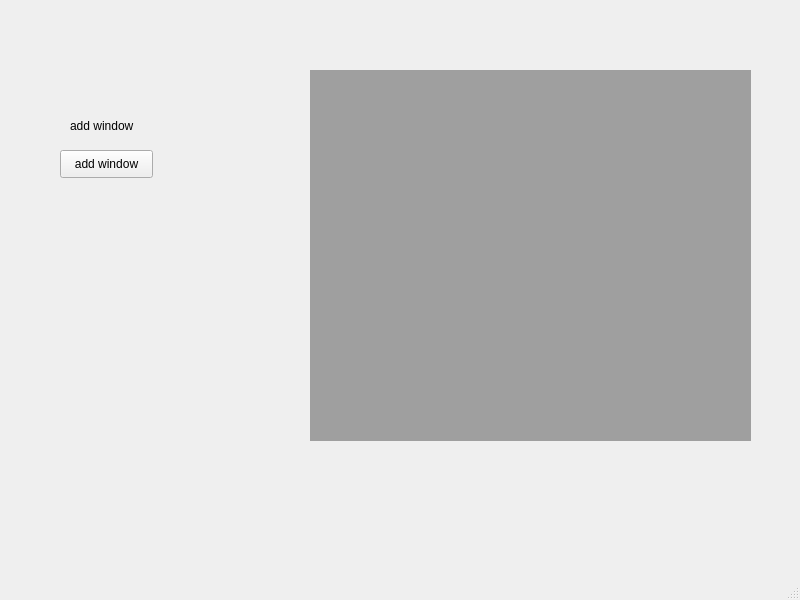
<?xml version="1.0" encoding="UTF-8"?>
<ui version="4.0">
 <class>MainWindow</class>
 <widget class="QMainWindow" name="MainWindow">
  <property name="geometry">
   <rect>
    <x>0</x>
    <y>0</y>
    <width>800</width>
    <height>600</height>
   </rect>
  </property>
  <property name="windowTitle">
   <string>MainWindow</string>
  </property>
  <widget class="QWidget" name="centralwidget">
   <widget class="QMdiArea" name="mdiArea">
    <property name="geometry">
     <rect>
      <x>310</x>
      <y>70</y>
      <width>441</width>
      <height>371</height>
     </rect>
    </property>
   </widget>
   <widget class="QLabel" name="label">
    <property name="geometry">
     <rect>
      <x>70</x>
      <y>100</y>
      <width>81</width>
      <height>51</height>
     </rect>
    </property>
    <property name="text">
     <string>add window</string>
    </property>
   </widget>
   <widget class="QPushButton" name="pushButton">
    <property name="geometry">
     <rect>
      <x>60</x>
      <y>150</y>
      <width>93</width>
      <height>28</height>
     </rect>
    </property>
    <property name="text">
     <string>add window</string>
    </property>
   </widget>
  </widget>
  <widget class="QMenuBar" name="menubar">
   <property name="geometry">
    <rect>
     <x>0</x>
     <y>0</y>
     <width>800</width>
     <height>26</height>
    </rect>
   </property>
  </widget>
  <widget class="QStatusBar" name="statusbar"/>
 </widget>
 <resources/>
 <connections/>
</ui>
